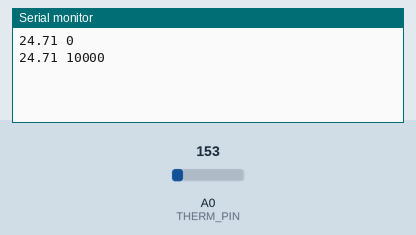
The sketch below on a simulated Arduino Uno, built with avr-gcc and run on an emulated ATmega328P. On the bench: the last lines printed to the serial monitor. Inputs (shaded band) come from the test bench; at power-on: A0 (THERM_PIN) = 153.

Above: at 10.8 s.
10.9 s: A0 (THERM_PIN) set to 165
At 20.7 s:
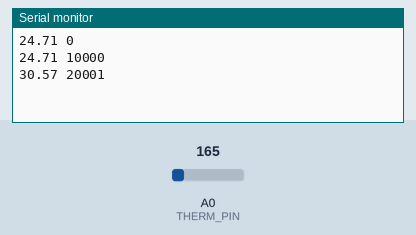
20.9 s: A0 (THERM_PIN) set to 175
At 31.0 s:
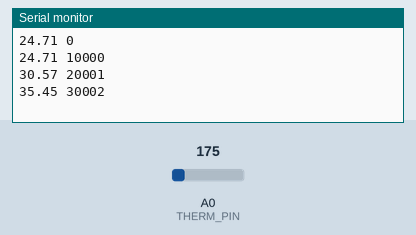
Timing chart, 0 to 32.5 s (numbered marks = the images above; inputs shaded):
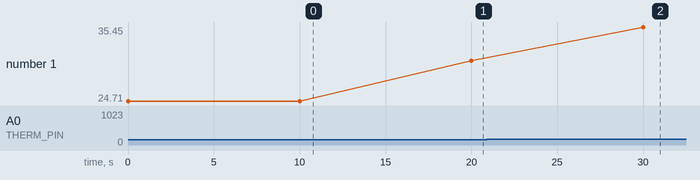

The sketch:

jtherm.pde
```cpp
#define THERM_PIN   0  // TMP36.

void setup() {
    Serial.begin(9600);
}

void loop() {
    int reading = analogRead(THERM_PIN);
    float voltage = reading * 5.0 / 1024;

    // converting from 10 mv per degree wit 500 mV offset
    float therm = (voltage - 0.5) * 100;

    Serial.print(therm);
    Serial.print(" ");
    Serial.println(millis());

    delay(10000);
}
```

Measured:
- after the input at 10.9 s, the serial monitor: prints a new line after 9.1 s (image 1)
- after the input at 20.9 s, the serial monitor: prints a new line after 9.1 s (image 2)
- plotted number 1: 24.71 → 30.57 after the input at 10.9 s, 30.57 → 35.45 after the input at 20.9 s
